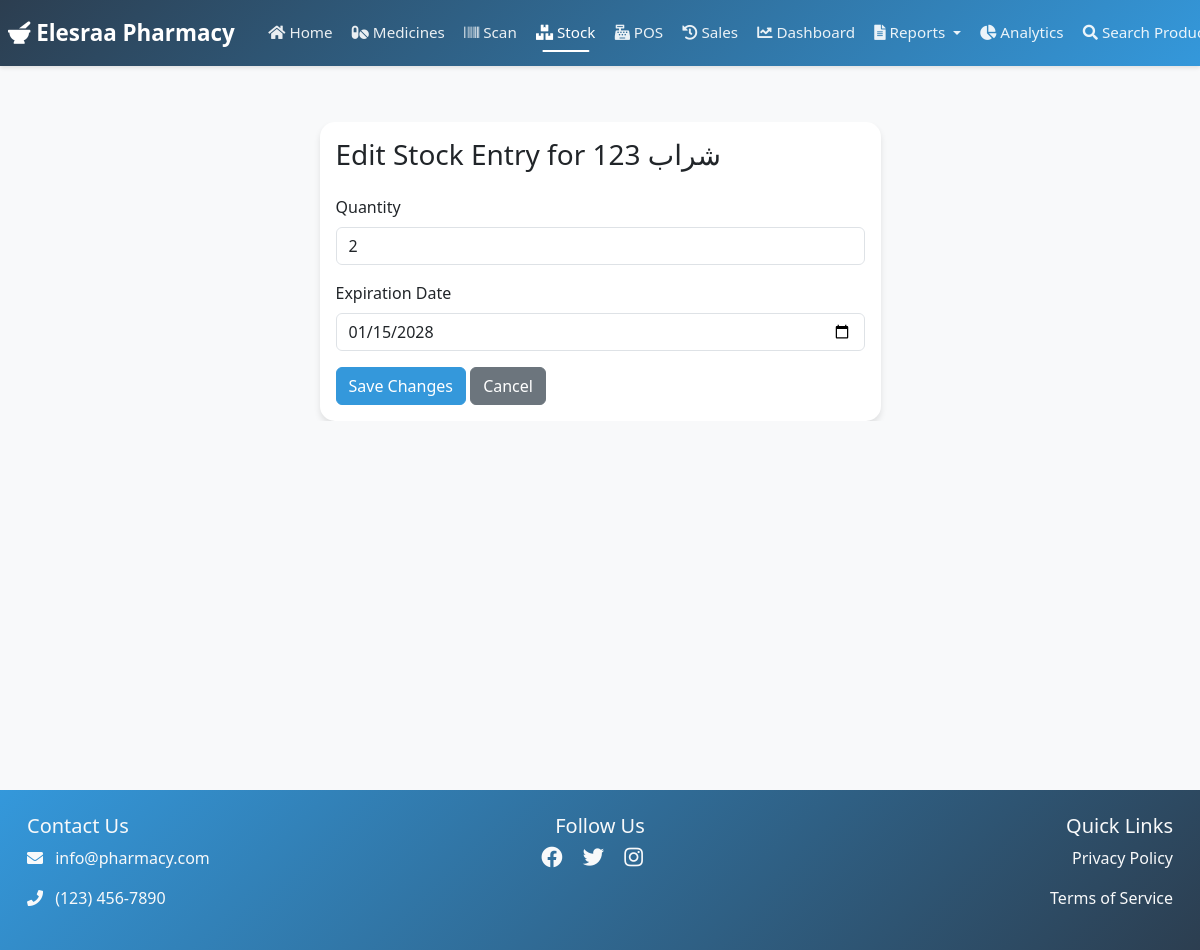
The app's page /stock/entry/453/edit/ (signed in) with its own data.
### pharmacy/models.py (models this page shows, shortened)
class Medicine(models.Model):
    CATEGORY_CHOICES = [
        ('OTC', 'Over The Counter'),
        ('PRE', 'Prescription'),
        ('SUP', 'Supplements'),
        ('COS', 'Cosmetics'),
    ]
    name = models.CharField(max_length=200)
    description = models.TextField()
    price = models.DecimalField(max_digits=10, decimal_places=2)
    purchase_price = models.DecimalField(
        max_digits=10,
        decimal_places=2,
        help_text="Cost price of the product"
    )
    stock = models.IntegerField(default=0)
    category = models.CharField(max_length=3, choices=CATEGORY_CHOICES)
    image = models.ImageField(upload_to='medicines/', null=True, blank=True)
    barcode = models.ImageField(upload_to='barcodes/', blank=True)
    barcode_number = models.CharField(max_length=13, unique=True)
    created_at = models.DateTimeField(auto_now_add=True)
    updated_at = models.DateTimeField(auto_now=True)
    is_active = models.BooleanField(default=True)
    reorder_level = models.IntegerField(default=10, help_text="Minimum stock level before reorder")
    strips_per_box = models.PositiveIntegerField(
        default=1,
        help_text="Number of strips per box"
    )
    can_sell_strips = models.BooleanField(
        default=True,
        help_text="Allow selling individual strips"
    )
    strip_price = models.DecimalField(
        max_digits=10,
        decimal_places=2,
        null=True,
        blank=True,
        help_text="Price per strip (optional - if not set, will be calculated from box price)"
    )
    class Meta:
        ordering = ['name']

class StockEntry(models.Model):
    medicine = models.ForeignKey(Medicine, on_delete=models.CASCADE, related_name='stock_entries')
    quantity = models.IntegerField()
    expiration_date = models.DateField(null=False, blank=False)
    created_at = models.DateTimeField(auto_now_add=True)
    class Meta:
        ordering = ['expiration_date']

### pharmacy/views.py (the view, shortened to what this page needs)
# urls.py: path('stock/entry/<int:entry_id>/edit/', views.edit_stock_entry, name='edit_stock_entry'),
@login_required
def edit_stock_entry(request, entry_id):
    stock_entry = get_object_or_404(StockEntry, id=entry_id)
    medicine = stock_entry.medicine
    today = timezone.now().date()
    context = {
        'stock_entry': stock_entry,
        'medicine': medicine,
        'today': today,
    }
    return render(request, 'pharmacy/edit_stock_entry.html', context)

### pharmacy/templates/pharmacy/edit_stock_entry.html (shortened to what this page needs)
{% extends 'pharmacy/base.html' %}
{% block content %}
<div class="container mt-4">
    <div class="row">
        <div class="col-md-6 mx-auto">
            <div class="card">
                <div class="card-body">
                    <h3 class="card-title mb-4">Edit Stock Entry for {{ medicine.name }}</h3>
                    <form method="post">
                        <div class="form-group mb-3">
                            <label for="quantity" class="form-label">Quantity</label>
                            <input type="number"
                                   id="quantity"
                                   name="quantity"
                                   class="form-control"
                                   min="1"
                                   value="{{ stock_entry.quantity }}"
                                   required>
                        </div>
                        <div class="form-group mb-3">
                            <label for="expiration_date" class="form-label">Expiration Date</label>
                            <input type="date"
                                   id="expiration_date"
                                   name="expiration_date"
                                   class="form-control"
                                   value="{{ stock_entry.expiration_date|date:'Y-m-d' }}"
                                   min="{{ today|date:'Y-m-d' }}"
                                   required>
                        </div>
                        <div class="mt-3">
                            <button type="submit" class="btn btn-primary">Save Changes</button>
                            <a href="{% url 'pharmacy:update_stock' medicine.barcode_number %}" class="btn btn-secondary">Cancel</a>
                        </div>
                    </form>
                </div>
            </div>
        </div>
    </div>
</div>
{% endblock %}

### pharmacy/static/pharmacy/css/style.css (style rules this page uses)
:root { --primary-color: #2c3e50; --secondary-color: #3498db; }
html, body { overflow-x: hidden; width: 100%; margin: 0; padding: 0; font-family: 'Segoe UI', Tahoma, Geneva, Verdana, sans-serif; background-color: #f8f9fa; }
body { font-family: 'Segoe UI', Tahoma, Geneva, Verdana, sans-serif; background-color: #f8f9fa; }
.card { border: none; border-radius: 15px; box-shadow: 0 4px 6px rgba(0,0,0,0.1); transition: transform 0.3s ease; background-color: white; max-width: 100%; overflow: hidden; }
.btn-primary { background-color: var(--secondary-color); border-color: var(--secondary-color); }
.card { animation: fadeIn 0.5s ease-out; }
.container, .container-fluid { max-width: 100%; padding-right: 15px; padding-left: 15px; overflow-x: hidden; }
.row { margin-right: 0; margin-left: 0; }
.form-label { font-weight: 500; }

### records on screen
Medicine: name "123 شراب"
StockEntry: quantity "2", expiration_date "01/15/2028"
